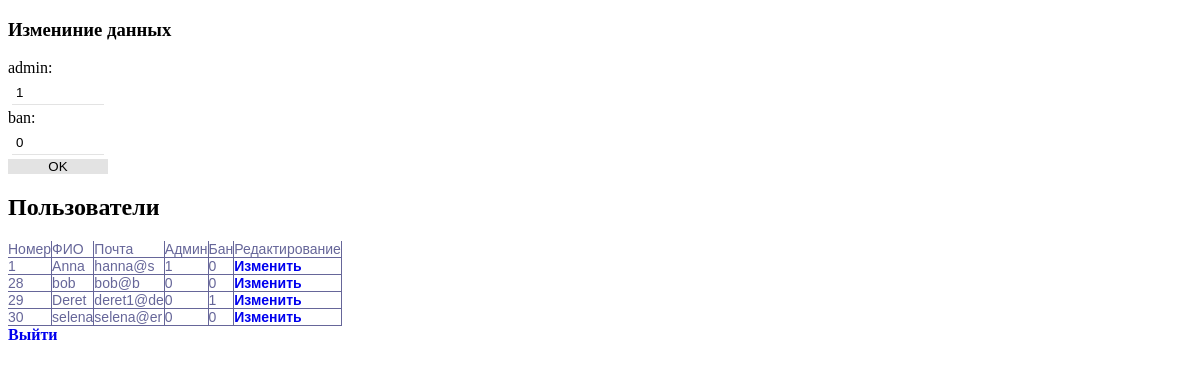
The page /admin.php?red_id=1 on the database its author committed.
### tables this page shows
CREATE TABLE `user` (
  `id` int(11) NOT NULL,
  `login` varchar(20) NOT NULL,
  `password` varchar(32) NOT NULL,
  `full_name` varchar(150) NOT NULL,
  `email` varchar(100) NOT NULL,
  `phone` varchar(20) DEFAULT NULL,
  `ava` varchar(100) DEFAULT NULL,
  `admin` int(1) NOT NULL DEFAULT '0',
  `ban` int(1) NOT NULL DEFAULT '0'
);

### admin.php (the view, shortened to what this page needs)
<?php
require_once	'connect.php';
?>
<!doctype html>
<html lang="ru">
<head>
<link href="css/style.css" rel="stylesheet">
<body>
  <?php
    if (isset($_GET['red_id'])) {
      $sql = mysqli_query($connect, "SELECT `id`, `admin`, `ban` FROM `user` WHERE `id`={$_GET['red_id']}");
      $us = mysqli_fetch_array($sql);
 echo '
<h3>Измениние  данных</h3>
  <form action="" class="edit" method="post">
        <p>admin:</p>
        <input type="text" name="admin" value="'.$us['admin'].'">
        <p>ban:</p>
        <input type="text" name="ban" value="'.$us['ban'].'">
       <button>OK</button>';
      }
  ?>
  </form>
  <h2>Пользователи</h2>
  <table>
    <tr>
      <td>Номер</td>
      <td>ФИО</td>
      <td>Почта</td>
      <td>Админ</td>
      <td>Бан</td>
      <td>Редактирование</td>
    </tr>
    <?php
      $sql = mysqli_query($connect, 'SELECT `id`, `full_name`,  `email`, `admin`, `ban` FROM `user`');
      while ($result = mysqli_fetch_array($sql)) {
        echo '<tr>' .
             "<td>{$result['id']}</td>" .
             "<td>{$result['full_name']}</td>" .
             "<td>{$result['email']}</td>" .
             "<td>{$result['admin']}</td>" .
             "<td>{$result['ban']} </td>" .
             "<td><a href='?red_id={$result['id']}'>Изменить</a></td>" .
             '</tr>';
      }
    ?>
  </table>
  <p><a href="exit.php">Выйти</a></p>
  </head>
</body>
</html>

### css/style.css (style rules this page uses)
* { box-sizing: border-box; }
body { align-items: center; }
form { margin: 0; padding: 0; display: flex; flex-direction: column; justify-content: center; width: 300px; }
a { font-weight: bold; text-decoration: none; }
p { margin: 0; }
input { margin:4px; padding:4px; border: unset; border-bottom: 1px solid #e3e3e3; }
button { padding: 0px; background: #e3e3e3; border: unset; cursor: pointer; }
table { font-family: "Lucida Sans Unicode", "Lucida Grande", Sans-Serif; font-size: 14px; background: rgb(255, 255, 255); border-collapse: collapse; text-align: left; }
td { color: #669; padding: 0; transition: .3s linear; border-style: solid; border-width: 0 1px 1px 0; }
.edit { width: 100px; }

### rows shown on the page
user: admin "1", ban "0", id "1", full_name "Anna", email "hanna@s"
user: id "28", full_name "bob", email "bob@b", admin "0", ban "0"
user: id "29", full_name "Deret", email "deret1@de", admin "0", ban "1"
user: id "30", full_name "selena", email "selena@er", admin "0", ban "0"
